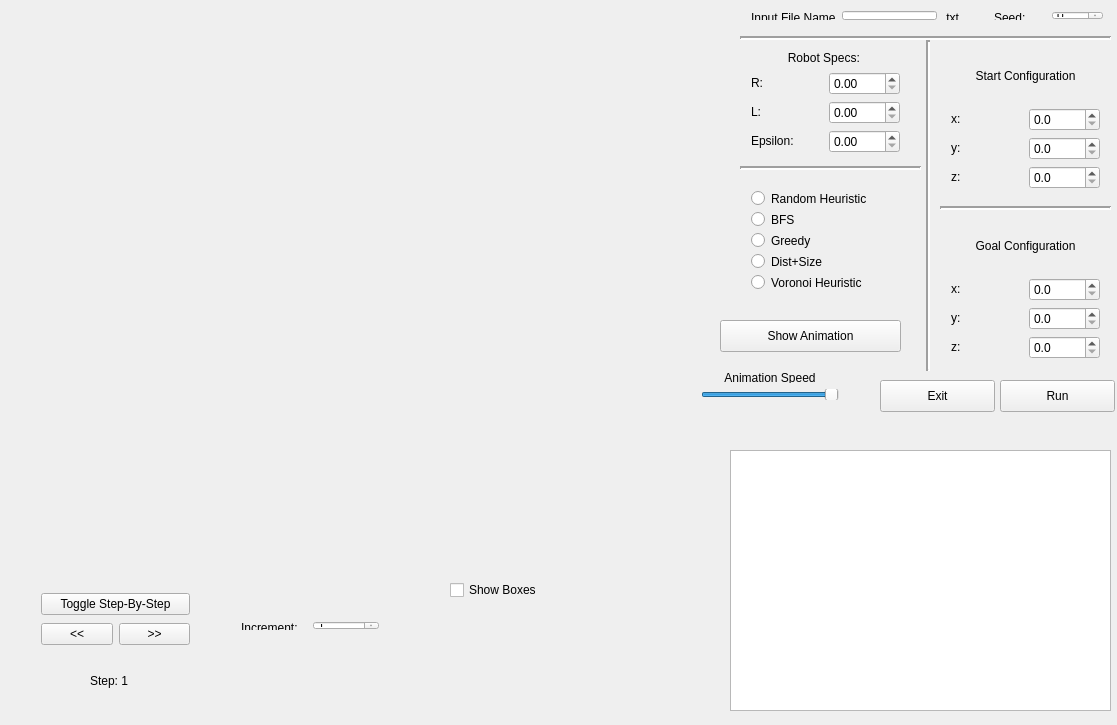
<?xml version="1.0" encoding="UTF-8"?>
<ui version="4.0">
 <class>MainWindow</class>
 <widget class="QMainWindow" name="MainWindow">
  <property name="geometry">
   <rect>
    <x>0</x>
    <y>0</y>
    <width>1117</width>
    <height>725</height>
   </rect>
  </property>
  <property name="maximumSize">
   <size>
    <width>1200</width>
    <height>750</height>
   </size>
  </property>
  <property name="windowTitle">
   <string>2-Links Robot Motion Planning</string>
  </property>
  <widget class="QWidget" name="centralWidget">
   <widget class="QTextBrowser" name="textOutput">
    <property name="geometry">
     <rect>
      <x>730</x>
      <y>450</y>
      <width>381</width>
      <height>261</height>
     </rect>
    </property>
   </widget>
   <widget class="QPushButton" name="run">
    <property name="geometry">
     <rect>
      <x>1000</x>
      <y>380</y>
      <width>115</width>
      <height>32</height>
     </rect>
    </property>
    <property name="text">
     <string>Run</string>
    </property>
   </widget>
   <widget class="QWidget" name="horizontalLayoutWidget">
    <property name="geometry">
     <rect>
      <x>740</x>
      <y>0</y>
      <width>231</width>
      <height>31</height>
     </rect>
    </property>
    <layout class="QHBoxLayout" name="horizontalLayout">
     <item>
      <widget class="QLabel" name="label">
       <property name="text">
        <string>&lt;html&gt;&lt;head/&gt;&lt;body&gt;&lt;p&gt;Input File Name&lt;/p&gt;&lt;/body&gt;&lt;/html&gt;</string>
       </property>
      </widget>
     </item>
     <item>
      <widget class="QLineEdit" name="inputFile"/>
     </item>
     <item>
      <widget class="QLabel" name="label_2">
       <property name="text">
        <string>&lt;html&gt;&lt;head/&gt;&lt;body&gt;&lt;p&gt;.txt&lt;/p&gt;&lt;/body&gt;&lt;/html&gt;</string>
       </property>
      </widget>
     </item>
    </layout>
   </widget>
   <widget class="QWidget" name="verticalLayoutWidget">
    <property name="geometry">
     <rect>
      <x>940</x>
      <y>40</y>
      <width>171</width>
      <height>160</height>
     </rect>
    </property>
    <layout class="QVBoxLayout" name="verticalLayout">
     <item>
      <widget class="QLabel" name="label_3">
       <property name="text">
        <string>&lt;html&gt;&lt;head/&gt;&lt;body&gt;&lt;p align=&quot;center&quot;&gt;Start Configuration&lt;/p&gt;&lt;/body&gt;&lt;/html&gt;</string>
       </property>
      </widget>
     </item>
     <item>
      <layout class="QHBoxLayout" name="horizontalLayout_2">
       <item>
        <widget class="QLabel" name="label_4">
         <property name="text">
          <string>&lt;html&gt;&lt;head/&gt;&lt;body&gt;&lt;p&gt;x:&lt;/p&gt;&lt;/body&gt;&lt;/html&gt;</string>
         </property>
        </widget>
       </item>
       <item>
        <widget class="QDoubleSpinBox" name="aX">
         <property name="decimals">
          <number>1</number>
         </property>
         <property name="maximum">
          <double>512.000000000000000</double>
         </property>
        </widget>
       </item>
      </layout>
     </item>
     <item>
      <layout class="QHBoxLayout" name="horizontalLayout_3">
       <item>
        <widget class="QLabel" name="label_5">
         <property name="text">
          <string>&lt;html&gt;&lt;head/&gt;&lt;body&gt;&lt;p&gt;y:&lt;/p&gt;&lt;/body&gt;&lt;/html&gt;</string>
         </property>
        </widget>
       </item>
       <item>
        <widget class="QDoubleSpinBox" name="aY">
         <property name="decimals">
          <number>1</number>
         </property>
         <property name="maximum">
          <double>512.000000000000000</double>
         </property>
        </widget>
       </item>
      </layout>
     </item>
     <item>
      <layout class="QHBoxLayout" name="horizontalLayout_4">
       <item>
        <widget class="QLabel" name="label_6">
         <property name="text">
          <string>&lt;html&gt;&lt;head/&gt;&lt;body&gt;&lt;p&gt;z:&lt;/p&gt;&lt;/body&gt;&lt;/html&gt;</string>
         </property>
        </widget>
       </item>
       <item>
        <widget class="QDoubleSpinBox" name="aZ">
         <property name="decimals">
          <number>1</number>
         </property>
         <property name="maximum">
          <double>360.000000000000000</double>
         </property>
        </widget>
       </item>
      </layout>
     </item>
    </layout>
   </widget>
   <widget class="QWidget" name="verticalLayoutWidget_2">
    <property name="geometry">
     <rect>
      <x>940</x>
      <y>210</y>
      <width>171</width>
      <height>160</height>
     </rect>
    </property>
    <layout class="QVBoxLayout" name="verticalLayout_2">
     <item>
      <widget class="QLabel" name="label_8">
       <property name="text">
        <string>&lt;html&gt;&lt;head/&gt;&lt;body&gt;&lt;p align=&quot;center&quot;&gt;Goal Configuration&lt;/p&gt;&lt;/body&gt;&lt;/html&gt;</string>
       </property>
      </widget>
     </item>
     <item>
      <layout class="QHBoxLayout" name="horizontalLayout_6">
       <item>
        <widget class="QLabel" name="label_9">
         <property name="text">
          <string>&lt;html&gt;&lt;head/&gt;&lt;body&gt;&lt;p&gt;x:&lt;/p&gt;&lt;/body&gt;&lt;/html&gt;</string>
         </property>
        </widget>
       </item>
       <item>
        <widget class="QDoubleSpinBox" name="bX">
         <property name="decimals">
          <number>1</number>
         </property>
         <property name="maximum">
          <double>512.000000000000000</double>
         </property>
        </widget>
       </item>
      </layout>
     </item>
     <item>
      <layout class="QHBoxLayout" name="horizontalLayout_7">
       <item>
        <widget class="QLabel" name="label_10">
         <property name="text">
          <string>&lt;html&gt;&lt;head/&gt;&lt;body&gt;&lt;p&gt;y:&lt;/p&gt;&lt;/body&gt;&lt;/html&gt;</string>
         </property>
        </widget>
       </item>
       <item>
        <widget class="QDoubleSpinBox" name="bY">
         <property name="decimals">
          <number>1</number>
         </property>
         <property name="maximum">
          <double>512.000000000000000</double>
         </property>
        </widget>
       </item>
      </layout>
     </item>
     <item>
      <layout class="QHBoxLayout" name="horizontalLayout_8">
       <item>
        <widget class="QLabel" name="label_11">
         <property name="text">
          <string>&lt;html&gt;&lt;head/&gt;&lt;body&gt;&lt;p&gt;z:&lt;/p&gt;&lt;/body&gt;&lt;/html&gt;</string>
         </property>
        </widget>
       </item>
       <item>
        <widget class="QDoubleSpinBox" name="bZ">
         <property name="decimals">
          <number>1</number>
         </property>
         <property name="maximum">
          <double>360.000000000000000</double>
         </property>
        </widget>
       </item>
      </layout>
     </item>
    </layout>
   </widget>
   <widget class="QWidget" name="verticalLayoutWidget_3">
    <property name="geometry">
     <rect>
      <x>740</x>
      <y>40</y>
      <width>171</width>
      <height>124</height>
     </rect>
    </property>
    <layout class="QVBoxLayout" name="verticalLayout_3">
     <item>
      <widget class="QLabel" name="label_13">
       <property name="text">
        <string>&lt;html&gt;&lt;head/&gt;&lt;body&gt;&lt;p align=&quot;center&quot;&gt;Robot Specs: &lt;/p&gt;&lt;/body&gt;&lt;/html&gt;</string>
       </property>
      </widget>
     </item>
     <item>
      <layout class="QHBoxLayout" name="horizontalLayout_10">
       <item>
        <widget class="QLabel" name="label_14">
         <property name="text">
          <string>&lt;html&gt;&lt;head/&gt;&lt;body&gt;&lt;p&gt;R:&lt;/p&gt;&lt;/body&gt;&lt;/html&gt;</string>
         </property>
        </widget>
       </item>
       <item>
        <widget class="QDoubleSpinBox" name="R"/>
       </item>
      </layout>
     </item>
     <item>
      <layout class="QHBoxLayout" name="horizontalLayout_11">
       <item>
        <widget class="QLabel" name="label_15">
         <property name="text">
          <string>&lt;html&gt;&lt;head/&gt;&lt;body&gt;&lt;p&gt;L:&lt;/p&gt;&lt;/body&gt;&lt;/html&gt;</string>
         </property>
        </widget>
       </item>
       <item>
        <widget class="QDoubleSpinBox" name="L"/>
       </item>
      </layout>
     </item>
     <item>
      <layout class="QHBoxLayout" name="horizontalLayout_12">
       <item>
        <widget class="QLabel" name="label_16">
         <property name="text">
          <string>&lt;html&gt;&lt;head/&gt;&lt;body&gt;&lt;p&gt;Epsilon:&lt;/p&gt;&lt;/body&gt;&lt;/html&gt;</string>
         </property>
        </widget>
       </item>
       <item>
        <widget class="QDoubleSpinBox" name="eps"/>
       </item>
      </layout>
     </item>
    </layout>
   </widget>
   <widget class="QWidget" name="horizontalLayoutWidget_9">
    <property name="geometry">
     <rect>
      <x>983</x>
      <y>0</y>
      <width>131</width>
      <height>31</height>
     </rect>
    </property>
    <layout class="QHBoxLayout" name="horizontalLayout_13">
     <item>
      <widget class="QLabel" name="label_17">
       <property name="text">
        <string>&lt;html&gt;&lt;head/&gt;&lt;body&gt;&lt;p&gt;Seed:&lt;/p&gt;&lt;/body&gt;&lt;/html&gt;</string>
       </property>
      </widget>
     </item>
     <item>
      <widget class="QSpinBox" name="random"/>
     </item>
    </layout>
   </widget>
   <widget class="QWidget" name="verticalLayoutWidget_4">
    <property name="geometry">
     <rect>
      <x>740</x>
      <y>180</y>
      <width>181</width>
      <height>121</height>
     </rect>
    </property>
    <layout class="QVBoxLayout" name="verticalLayout_4">
     <item>
      <widget class="QRadioButton" name="randomButton">
       <property name="text">
        <string>Random Heuristic</string>
       </property>
      </widget>
     </item>
     <item>
      <widget class="QRadioButton" name="bfs">
       <property name="text">
        <string>BFS</string>
       </property>
      </widget>
     </item>
     <item>
      <widget class="QRadioButton" name="greedy">
       <property name="text">
        <string>Greedy</string>
       </property>
      </widget>
     </item>
     <item>
      <widget class="QRadioButton" name="dist">
       <property name="text">
        <string>Dist+Size</string>
       </property>
      </widget>
     </item>
     <item>
      <widget class="QRadioButton" name="vor">
       <property name="text">
        <string>Voronoi Heuristic</string>
       </property>
      </widget>
     </item>
    </layout>
   </widget>
   <widget class="QPushButton" name="exit">
    <property name="geometry">
     <rect>
      <x>880</x>
      <y>380</y>
      <width>115</width>
      <height>32</height>
     </rect>
    </property>
    <property name="text">
     <string>Exit</string>
    </property>
   </widget>
   <widget class="Line" name="line">
    <property name="geometry">
     <rect>
      <x>920</x>
      <y>40</y>
      <width>16</width>
      <height>331</height>
     </rect>
    </property>
    <property name="frameShadow">
     <enum>QFrame::Sunken</enum>
    </property>
    <property name="lineWidth">
     <number>2</number>
    </property>
    <property name="orientation">
     <enum>Qt::Vertical</enum>
    </property>
   </widget>
   <widget class="Line" name="line_2">
    <property name="geometry">
     <rect>
      <x>740</x>
      <y>30</y>
      <width>371</width>
      <height>16</height>
     </rect>
    </property>
    <property name="lineWidth">
     <number>2</number>
    </property>
    <property name="orientation">
     <enum>Qt::Horizontal</enum>
    </property>
   </widget>
   <widget class="Line" name="line_3">
    <property name="geometry">
     <rect>
      <x>740</x>
      <y>160</y>
      <width>181</width>
      <height>16</height>
     </rect>
    </property>
    <property name="lineWidth">
     <number>2</number>
    </property>
    <property name="orientation">
     <enum>Qt::Horizontal</enum>
    </property>
   </widget>
   <widget class="Line" name="line_4">
    <property name="geometry">
     <rect>
      <x>940</x>
      <y>200</y>
      <width>171</width>
      <height>16</height>
     </rect>
    </property>
    <property name="lineWidth">
     <number>2</number>
    </property>
    <property name="orientation">
     <enum>Qt::Horizontal</enum>
    </property>
   </widget>
   <widget class="Display" name="openGLWidget" native="true">
    <property name="geometry">
     <rect>
      <x>90</x>
      <y>30</y>
      <width>512</width>
      <height>512</height>
     </rect>
    </property>
    <property name="maximumSize">
     <size>
      <width>512</width>
      <height>512</height>
     </size>
    </property>
   </widget>
   <widget class="QCheckBox" name="boundary">
    <property name="geometry">
     <rect>
      <x>450</x>
      <y>580</y>
      <width>161</width>
      <height>20</height>
     </rect>
    </property>
    <property name="text">
     <string>Show Boxes</string>
    </property>
   </widget>
   <widget class="QPushButton" name="anim">
    <property name="geometry">
     <rect>
      <x>720</x>
      <y>320</y>
      <width>181</width>
      <height>32</height>
     </rect>
    </property>
    <property name="text">
     <string>Show Animation</string>
    </property>
   </widget>
   <widget class="QWidget" name="verticalLayoutWidget_5">
    <property name="geometry">
     <rect>
      <x>30</x>
      <y>580</y>
      <width>171</width>
      <height>80</height>
     </rect>
    </property>
    <layout class="QVBoxLayout" name="verticalLayout_5">
     <item>
      <widget class="QPushButton" name="pushButton">
       <property name="text">
        <string>Toggle Step-By-Step</string>
       </property>
      </widget>
     </item>
     <item>
      <layout class="QHBoxLayout" name="horizontalLayout_14">
       <item>
        <widget class="QPushButton" name="left">
         <property name="text">
          <string>&lt;&lt;</string>
         </property>
        </widget>
       </item>
       <item>
        <widget class="QPushButton" name="right">
         <property name="text">
          <string>&gt;&gt;</string>
         </property>
        </widget>
       </item>
      </layout>
     </item>
    </layout>
   </widget>
   <widget class="QLabel" name="steplabel">
    <property name="geometry">
     <rect>
      <x>90</x>
      <y>670</y>
      <width>91</width>
      <height>21</height>
     </rect>
    </property>
    <property name="text">
     <string>Step: 1</string>
    </property>
   </widget>
   <widget class="QWidget" name="horizontalLayoutWidget_3">
    <property name="geometry">
     <rect>
      <x>230</x>
      <y>610</y>
      <width>160</width>
      <height>31</height>
     </rect>
    </property>
    <layout class="QHBoxLayout" name="horizontalLayout_15">
     <item>
      <widget class="QLabel" name="label_19">
       <property name="text">
        <string>&lt;html&gt;&lt;head/&gt;&lt;body&gt;&lt;p&gt;Increment:&lt;/p&gt;&lt;/body&gt;&lt;/html&gt;</string>
       </property>
      </widget>
     </item>
     <item>
      <widget class="QSpinBox" name="inc">
       <property name="minimum">
        <number>1</number>
       </property>
       <property name="maximum">
        <number>29999</number>
       </property>
      </widget>
     </item>
    </layout>
   </widget>
   <widget class="QWidget" name="verticalLayoutWidget_6">
    <property name="geometry">
     <rect>
      <x>690</x>
      <y>360</y>
      <width>160</width>
      <height>51</height>
     </rect>
    </property>
    <layout class="QVBoxLayout" name="verticalLayout_6">
     <item>
      <widget class="QLabel" name="label_18">
       <property name="text">
        <string>&lt;html&gt;&lt;head/&gt;&lt;body&gt;&lt;p align=&quot;center&quot;&gt;Animation Speed&lt;/p&gt;&lt;/body&gt;&lt;/html&gt;</string>
       </property>
      </widget>
     </item>
     <item>
      <widget class="QSlider" name="horizontalSlider">
       <property name="value">
        <number>99</number>
       </property>
       <property name="orientation">
        <enum>Qt::Horizontal</enum>
       </property>
      </widget>
     </item>
    </layout>
   </widget>
  </widget>
  <widget class="QMenuBar" name="menuBar">
   <property name="geometry">
    <rect>
     <x>0</x>
     <y>0</y>
     <width>1117</width>
     <height>22</height>
    </rect>
   </property>
  </widget>
 </widget>
 <layoutdefault spacing="6" margin="11"/>
 <customwidgets>
  <customwidget>
   <class>Display</class>
   <extends>QWidget</extends>
   <header>display.h</header>
   <container>1</container>
  </customwidget>
 </customwidgets>
 <resources/>
 <connections/>
</ui>
